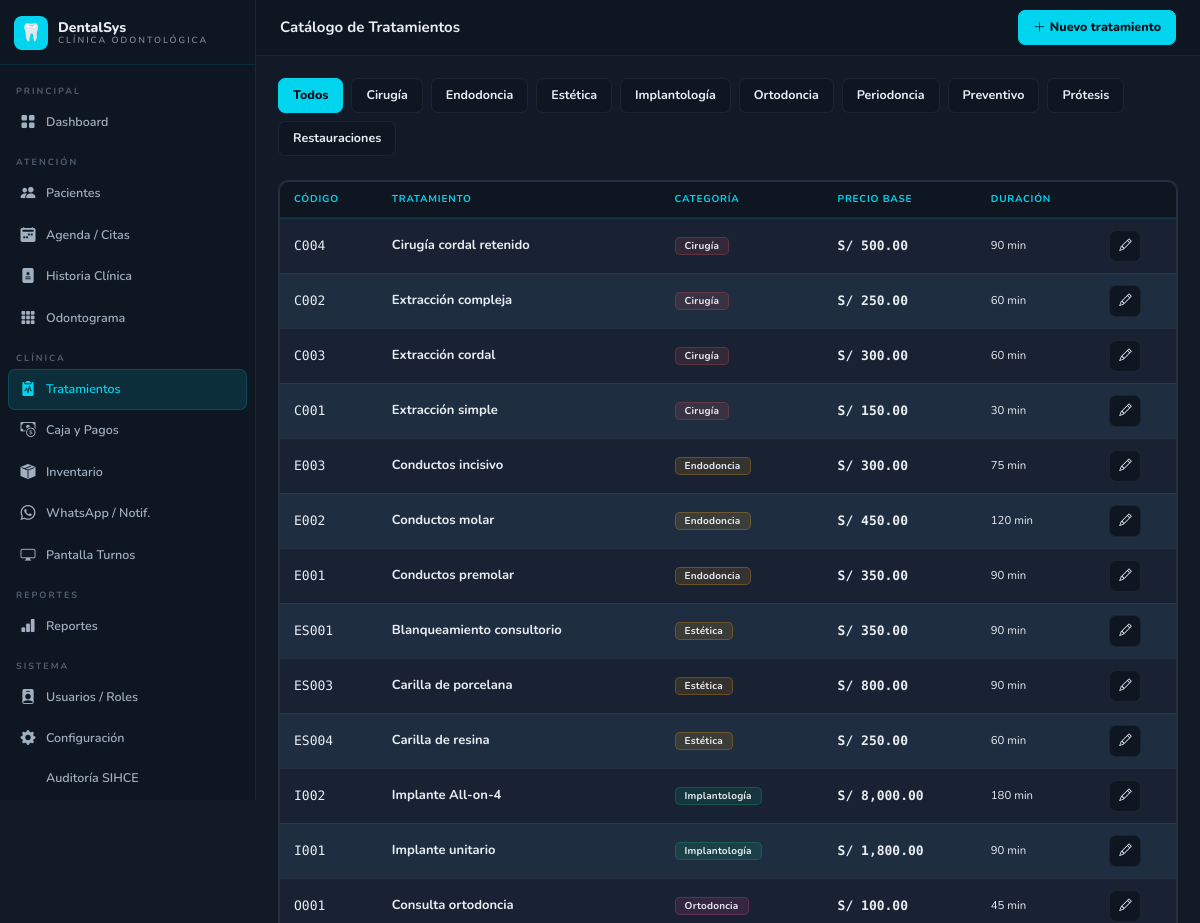
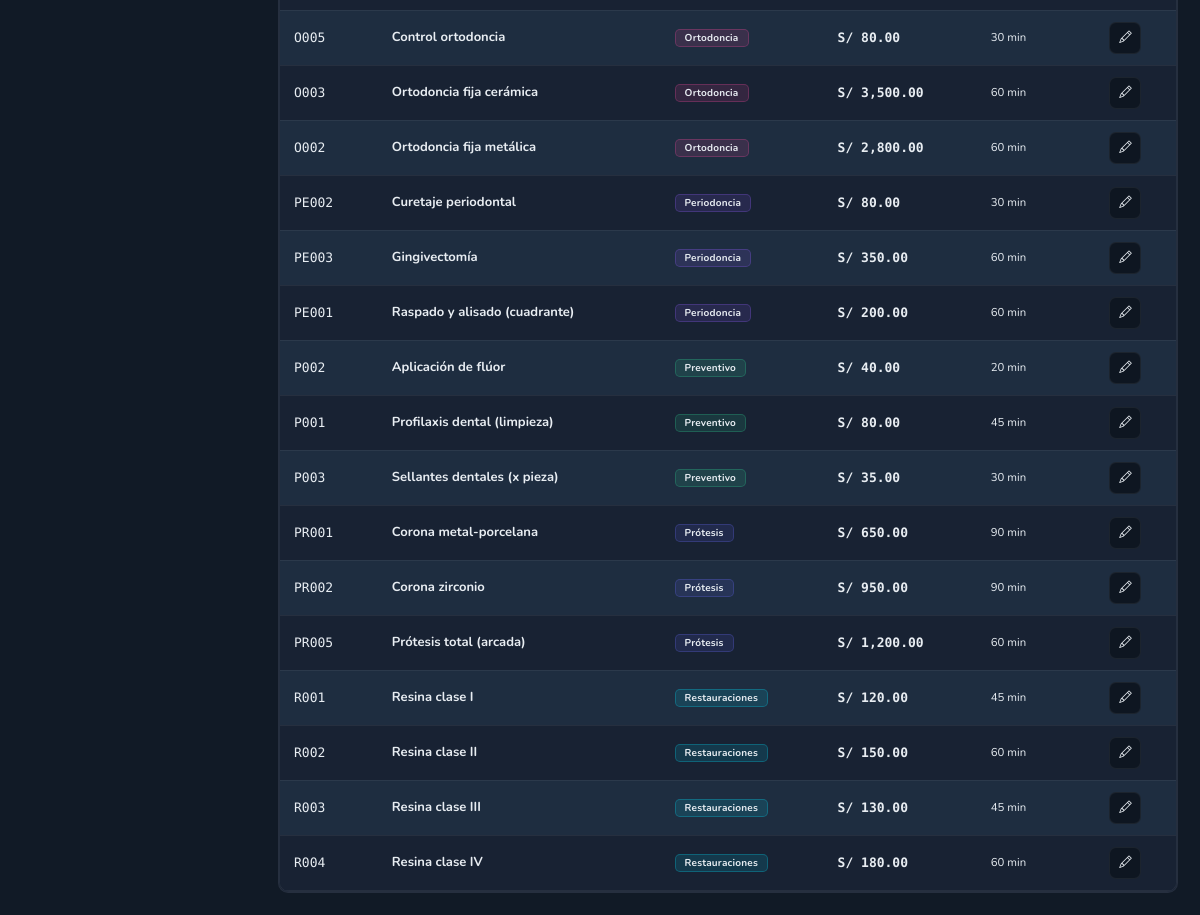
Screenshot of /pages/tratamientos.php (signed in) with the database file from the repository (2 pictures, top to bottom).
### tables this page shows
CREATE TABLE IF NOT EXISTS categorias_tratamiento(id INT UNSIGNED NOT NULL AUTO_INCREMENT,nombre VARCHAR(100) NOT NULL,color VARCHAR(7) DEFAULT '#00D4EE',PRIMARY KEY(id));

CREATE TABLE IF NOT EXISTS tratamientos_catalogo(id INT UNSIGNED NOT NULL AUTO_INCREMENT,categoria_id INT UNSIGNED DEFAULT NULL,codigo VARCHAR(20) DEFAULT NULL,nombre VARCHAR(200) NOT NULL,descripcion TEXT DEFAULT NULL,precio_base DECIMAL(10,2) NOT NULL DEFAULT 0.00,duracion_min INT DEFAULT 60,activo TINYINT(1) DEFAULT 1,PRIMARY KEY(id),KEY idx_cat(categoria_id));

### includes/config.php (called while the page is built, shortened)
<?php
function db(): PDO {
    static $pdo = null;
    if (!$pdo) $pdo = new PDO(
        "mysql:host=".DB_HOST.";dbname=".DB_NAME.";charset=utf8mb4",
        DB_USER, DB_PASS,
        [PDO::ATTR_ERRMODE=>PDO::ERRMODE_EXCEPTION,
         PDO::ATTR_DEFAULT_FETCH_MODE=>PDO::FETCH_ASSOC,
         PDO::ATTR_EMULATE_PREPARES=>false]
    );
    return $pdo;
}
function e(string $s): string { return htmlspecialchars($s,ENT_QUOTES,'UTF-8'); }
function mon(float $m): string { return getCfg('moneda','S/').' '.number_format($m,2); }
function getCfg(string $k, string $d=''): string {
    static $c=[];
    if(!isset($c[$k])){$s=db()->prepare("SELECT valor FROM configuracion WHERE clave=?");$s->execute([$k]);$c[$k]=$s->fetchColumn()?:$d;}
    return $c[$k];
}

### pages/tratamientos.php (the view, shortened to what this page needs)
<?php
require_once __DIR__.'/../includes/config.php';
$accion=$_GET['accion']??'catalogo'; $id=(int)($_GET['id']??0);
if($accion==='catalogo'){
 $cats=db()->query("SELECT * FROM categorias_tratamiento ORDER BY nombre")->fetchAll();
 $cat_sel=(int)($_GET['cat']??0);
 $w='WHERE t.activo=1'; $pm=[];
 $trats=db()->prepare("SELECT t.*,c.nombre AS cat_nm,c.color AS cat_col FROM tratamientos_catalogo t LEFT JOIN categorias_tratamiento c ON t.categoria_id=c.id $w ORDER BY c.nombre,t.nombre");
 $trats->execute($pm); $trats=$trats->fetchAll();
 $topbar_act='<a href="?accion=nuevo_trat" class="btn btn-primary"><i class="bi bi-plus-lg me-1"></i>Nuevo tratamiento</a>';
 require_once __DIR__.'/../includes/header.php';
?>
<div class="d-flex gap-2 flex-wrap mb-4">
 <a href="?" class="btn btn-sm <?=!$cat_sel?'btn-primary':'btn-dk'?>">Todos</a>
 <?php foreach($cats as $c): ?>
 <a href="?cat=<?=$c['id']?>" class="btn btn-sm <?=$cat_sel==$c['id']?'btn-primary':'btn-dk'?>" style="<?=$cat_sel==$c['id']?'':'border-left:3px solid '.$c['color']?>"><?=e($c['nombre'])?></a>
 <?php endforeach; ?>
</div>
<div class="card"><div class="table-responsive"><table class="table mb-0">
 <thead><tr><th>Código</th><th>Tratamiento</th><th>Categoría</th><th>Precio base</th><th>Duración</th><th></th></tr></thead>
 <tbody>
 <?php foreach($trats as $t): ?>
 <tr>
  <td class="mon" style="color:var(--c);font-size:11px"><?=e($t['codigo']??'—')?></td>
  <td><strong><?=e($t['nombre'])?></strong><?php if($t['descripcion']): ?><br><small><?=e(mb_substr($t['descripcion'],0,50))?></small><?php endif; ?></td>
  <td><span class="badge" style="background:<?=$t['cat_col']??'#607080'?>22;color:<?=$t['cat_col']??'#A0B0C0'?>;border:1px solid <?=$t['cat_col']??'#607080'?>44"><?=e($t['cat_nm']??'—')?></span></td>
  <td class="mon fw-bold"><?=mon((float)$t['precio_base'])?></td>
  <td><small><?=$t['duracion_min']?> min</small></td>
  <td><a href="?accion=editar_trat&id=<?=$t['id']?>" class="btn btn-dk btn-ico"><i class="bi bi-pencil"></i></a></td>
 </tr>
 <?php endforeach; ?>
 </tbody>
</table></div></div>
<?php require_once __DIR__.'/../includes/footer.php';
}

### includes/header.php (style rules this page uses)
:root { --bg:#111A26;--bg2:#182233;--bg3:#0E1621;--bg4:#1E2D40; --c:#00D4EE;--c2:#00B8CC;--g:#2ECC8E;--a:#F5A623;--r:#E05252;--b:#5BA8F5;--p:#8B5CF6; --t:#E8EDF2;--t2:#A0B0C0;--t3:#506070; --bd:rgba(0,212,238,.12);--bd2:rgba(255,255,255,.06);--sw:256px }
* { box-sizing:border-box }
body { font-family:'Nunito',sans-serif;font-size:14px;background:var(--bg);color:var(--t);min-height:100vh;overflow-x:hidden }
.card { background:var(--bg2)!important;border:1px solid var(--bd2)!important;border-radius:10px!important }
.badge { padding:3px 9px;border-radius:5px;font-size:10px;font-weight:700;letter-spacing:.2px }
.btn { font-family:'Nunito',sans-serif;font-weight:700;font-size:12.5px;border-radius:7px;padding:7px 14px;transition:all .16s }
.btn-primary { background:var(--c)!important;border-color:var(--c)!important;color:#050E18!important;font-weight:800 }
.btn-dk { background:var(--bg3)!important;border:1px solid var(--bd2)!important;color:var(--t)!important }
.btn-ico { width:32px;height:32px;padding:0!important;display:inline-flex;align-items:center;justify-content:center;border-radius:7px }
.table { font-size:13px;color:var(--t)!important }
.table thead th { background:var(--bg3)!important;color:var(--c)!important;font-size:10px!important;font-weight:700!important;text-transform:uppercase!important;letter-spacing:.8px!important;padding:10px 14px!important;border-bottom:2px solid var(--bd)!important;white-space:nowrap }
.table tbody td { background:var(--bg2)!important;color:var(--t)!important;padding:11px 14px!important;vertical-align:middle!important;border-bottom:1px solid var(--bd2)!important;font-size:13px!important }
.table tbody tr:nth-child(even) td { background:var(--bg4)!important }
.table-responsive { border:1px solid var(--bd2);border-radius:10px;overflow:hidden }
.mon { font-family:'DM Mono',monospace;font-weight:500 }
small { color:var(--t2) }
body { color:var(--t)!important }
.card * { color:inherit }
.card,.p-4,.p-3 { color:var(--t) }
small,.small,.text-muted,.text-secondary { color:var(--t2)!important }
.table td,.table th,.table td *,.table th * { color:var(--t)!important }
::placeholder { color:var(--t3)!important;opacity:1 }
.card p,.card li,.card strong,.card b { color:var(--t) }

### rows the page displays
categorias_tratamiento: nombre "Cirugía"
categorias_tratamiento: nombre "Endodoncia"
categorias_tratamiento: nombre "Estética"
categorias_tratamiento: nombre "Implantología"
categorias_tratamiento: nombre "Ortodoncia"
categorias_tratamiento: nombre "Periodoncia"
categorias_tratamiento: nombre "Preventivo"
categorias_tratamiento: nombre "Prótesis"
categorias_tratamiento: nombre "Restauraciones"
tratamientos_catalogo: codigo "C004", nombre "Cirugía cordal retenido", categorias_tratamiento.nombre "Cirugía", precio_base "S/ 500.00", duracion_min "90"
tratamientos_catalogo: codigo "C002", nombre "Extracción compleja", categorias_tratamiento.nombre "Cirugía", precio_base "S/ 250.00", duracion_min "60"
tratamientos_catalogo: codigo "C003", nombre "Extracción cordal", categorias_tratamiento.nombre "Cirugía", precio_base "S/ 300.00", duracion_min "60"
tratamientos_catalogo: codigo "C001", nombre "Extracción simple", categorias_tratamiento.nombre "Cirugía", precio_base "S/ 150.00", duracion_min "30"
tratamientos_catalogo: codigo "E003", nombre "Conductos incisivo", categorias_tratamiento.nombre "Endodoncia", precio_base "S/ 300.00", duracion_min "75"
tratamientos_catalogo: codigo "E002", nombre "Conductos molar", categorias_tratamiento.nombre "Endodoncia", precio_base "S/ 450.00", duracion_min "120"
tratamientos_catalogo: codigo "E001", nombre "Conductos premolar", categorias_tratamiento.nombre "Endodoncia", precio_base "S/ 350.00", duracion_min "90"
tratamientos_catalogo: codigo "ES001", nombre "Blanqueamiento consultorio", categorias_tratamiento.nombre "Estética", precio_base "S/ 350.00", duracion_min "90"
tratamientos_catalogo: codigo "ES003", nombre "Carilla de porcelana", categorias_tratamiento.nombre "Estética", precio_base "S/ 800.00", duracion_min "90"
tratamientos_catalogo: codigo "ES004", nombre "Carilla de resina", categorias_tratamiento.nombre "Estética", precio_base "S/ 250.00", duracion_min "60"
tratamientos_catalogo: codigo "I002", nombre "Implante All-on-4", categorias_tratamiento.nombre "Implantología", precio_base "S/ 8,000.00", duracion_min "180"
tratamientos_catalogo: codigo "I001", nombre "Implante unitario", categorias_tratamiento.nombre "Implantología", precio_base "S/ 1,800.00", duracion_min "90"
tratamientos_catalogo: codigo "O001", nombre "Consulta ortodoncia", categorias_tratamiento.nombre "Ortodoncia", precio_base "S/ 100.00", duracion_min "45"
tratamientos_catalogo: codigo "O005", nombre "Control ortodoncia", categorias_tratamiento.nombre "Ortodoncia", precio_base "S/ 80.00", duracion_min "30"
tratamientos_catalogo: codigo "O003", nombre "Ortodoncia fija cerámica", categorias_tratamiento.nombre "Ortodoncia", precio_base "S/ 3,500.00", duracion_min "60"
tratamientos_catalogo: codigo "O002", nombre "Ortodoncia fija metálica", categorias_tratamiento.nombre "Ortodoncia", precio_base "S/ 2,800.00", duracion_min "60"
tratamientos_catalogo: codigo "PE002", nombre "Curetaje periodontal", categorias_tratamiento.nombre "Periodoncia", precio_base "S/ 80.00", duracion_min "30"
tratamientos_catalogo: codigo "PE003", nombre "Gingivectomía", categorias_tratamiento.nombre "Periodoncia", precio_base "S/ 350.00", duracion_min "60"
tratamientos_catalogo: codigo "PE001", nombre "Raspado y alisado (cuadrante)", categorias_tratamiento.nombre "Periodoncia", precio_base "S/ 200.00", duracion_min "60"
tratamientos_catalogo: codigo "P002", nombre "Aplicación de flúor", categorias_tratamiento.nombre "Preventivo", precio_base "S/ 40.00", duracion_min "20"
tratamientos_catalogo: codigo "P001", nombre "Profilaxis dental (limpieza)", categorias_tratamiento.nombre "Preventivo", precio_base "S/ 80.00", duracion_min "45"
tratamientos_catalogo: codigo "P003", nombre "Sellantes dentales (x pieza)", categorias_tratamiento.nombre "Preventivo", precio_base "S/ 35.00", duracion_min "30"
tratamientos_catalogo: codigo "PR001", nombre "Corona metal-porcelana", categorias_tratamiento.nombre "Prótesis", precio_base "S/ 650.00", duracion_min "90"
tratamientos_catalogo: codigo "PR002", nombre "Corona zirconio", categorias_tratamiento.nombre "Prótesis", precio_base "S/ 950.00", duracion_min "90"
tratamientos_catalogo: codigo "PR005", nombre "Prótesis total (arcada)", categorias_tratamiento.nombre "Prótesis", precio_base "S/ 1,200.00", duracion_min "60"
tratamientos_catalogo: codigo "R001", nombre "Resina clase I", categorias_tratamiento.nombre "Restauraciones", precio_base "S/ 120.00", duracion_min "45"
tratamientos_catalogo: codigo "R002", nombre "Resina clase II", categorias_tratamiento.nombre "Restauraciones", precio_base "S/ 150.00", duracion_min "60"
tratamientos_catalogo: codigo "R003", nombre "Resina clase III", categorias_tratamiento.nombre "Restauraciones", precio_base "S/ 130.00", duracion_min "45"
tratamientos_catalogo: codigo "R004", nombre "Resina clase IV", categorias_tratamiento.nombre "Restauraciones", precio_base "S/ 180.00", duracion_min "60"

### other values shown
$titulo "Catálogo de Tratamientos"
